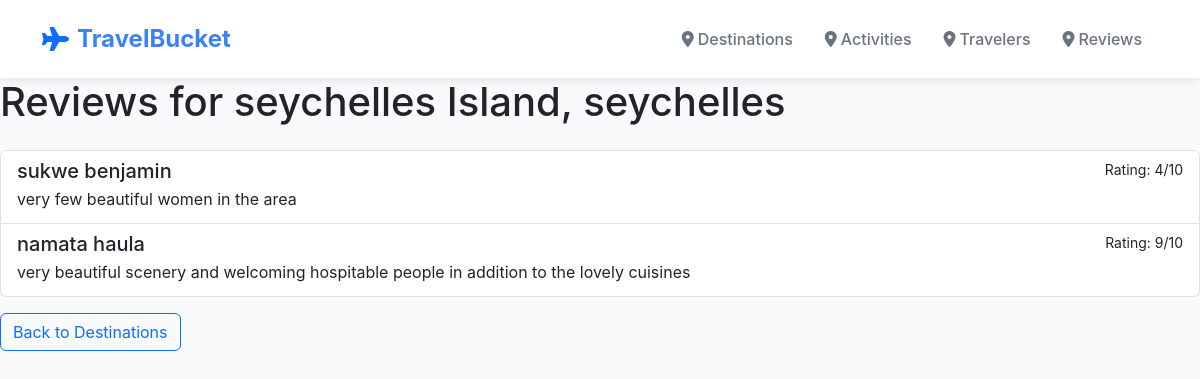
Screenshot of /destinations/5/reviews/ with the database file from the repository.
### explorer/models.py (models this page shows, shortened)
class Destination(models.Model):
    name = models.CharField(max_length=100)
    country = models.CharField(max_length=100)
    description = models.TextField()
    best_season = models.CharField(max_length=50)
    image = models.ImageField(upload_to='destinations/', null=True, blank=True)

class Review(models.Model):
    traveler = models.ForeignKey(Traveler, on_delete=models.CASCADE)
    destination = models.ForeignKey(Destination, on_delete=models.CASCADE, related_name='reviews')
    rating = models.IntegerField(choices=[(i, i) for i in range(1, 11)])
    comment = models.TextField()

class Traveler(models.Model):
    name = models.CharField(max_length=100)
    email = models.EmailField()
    favorite_destination = models.ForeignKey(Destination, on_delete=models.SET_NULL, null=True, blank=True)

### explorer/views.py (the view)
# urls.py: path('destinations/<int:destination_id>/reviews/', views.reviews_page, name='reviews_page'),
def reviews_page(request, destination_id):
    destination = get_object_or_404(Destination, pk=destination_id)
    reviews = destination.reviews.all()
    return render(request, 'explorer/reviews.html', {'destination': destination, 'reviews': reviews})

### explorer/templates/explorer/reviews.html (shortened to what this page needs)
{% extends 'explorer/base.html' %}
{% block content %}
<h1 class="mb-4">Reviews for {{ destination.name }}, {{ destination.country }}</h1>
<div class="list-group">
    {% for review in reviews %}
    <div class="list-group-item list-group-item-action">
        <div class="d-flex w-100 justify-content-between">
            <h5 class="mb-1">{{ review.traveler.name }}</h5>
            <small>Rating: {{ review.rating }}/10</small>
        </div>
        <p class="mb-1">{{ review.comment }}</p>
    </div>
    {% empty %}
    <div class="list-group-item">No reviews available for this destination.</div>
    {% endfor %}
</div>
<a href="{% url 'destination_list' %}" class="btn btn-outline-primary mt-3">Back to Destinations</a>
{% endblock %}

### explorer/templates/explorer/base.html (style rules this page uses)
:root { --primary-blue: #3b82f6; --secondary-blue: #1e40af; --light-blue: #e0f2fe; --text-gray: #6b7280; --dark-gray: #374151; }
body { font-family: -apple-system, BlinkMacSystemFont, 'Segoe UI', Roboto, sans-serif; background-color: #f8fafc; }

### rows the page displays
Destination: name "seychelles Island", country "seychelles"
Review: traveler.name "sukwe benjamin", rating "4", comment "very few beautiful women in the area"
Review: traveler.name "namata haula", rating "9", comment "very beautiful scenery and welcoming hospitable people in addition to the lovely cuisines"
